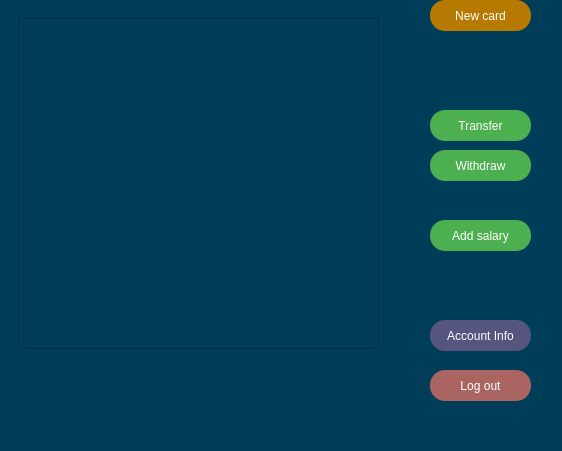
<?xml version="1.0" encoding="UTF-8"?>
<ui version="4.0">
 <class>EntityClientWindow</class>
 <widget class="QMainWindow" name="EntityClientWindow">
  <property name="geometry">
   <rect>
    <x>0</x>
    <y>0</y>
    <width>562</width>
    <height>451</height>
   </rect>
  </property>
  <property name="windowTitle">
   <string>MainWindow</string>
  </property>
  <property name="styleSheet">
   <string notr="true">background-color: rgb(0, 61, 89);</string>
  </property>
  <widget class="QWidget" name="centralwidget">
   <widget class="QPushButton" name="withdraw_but">
    <property name="geometry">
     <rect>
      <x>430</x>
      <y>150</y>
      <width>101</width>
      <height>31</height>
     </rect>
    </property>
    <property name="font">
     <font>
      <pointsize>-1</pointsize>
      <underline>false</underline>
      <strikeout>false</strikeout>
     </font>
    </property>
    <property name="cursor">
     <cursorShape>PointingHandCursor</cursorShape>
    </property>
    <property name="styleSheet">
     <string notr="true">QPushButton {
  font-size: 12px;
  text-align: center;
  text-decoration: none;
  outline: none;
  color: #fff;
  background-color: #4CAF50;
  border: none;
  border-radius: 15px;
}
QPushButton:hover{
 background-color: rgb(85, 195, 89);
}</string>
    </property>
    <property name="text">
     <string>Withdraw</string>
    </property>
   </widget>
   <widget class="QPushButton" name="new_card_but">
    <property name="geometry">
     <rect>
      <x>430</x>
      <y>0</y>
      <width>101</width>
      <height>31</height>
     </rect>
    </property>
    <property name="font">
     <font>
      <pointsize>-1</pointsize>
      <underline>false</underline>
      <strikeout>false</strikeout>
     </font>
    </property>
    <property name="cursor">
     <cursorShape>PointingHandCursor</cursorShape>
    </property>
    <property name="styleSheet">
     <string notr="true">QPushButton {
  font-size: 12px;
  text-align: center;
  text-decoration: none;
  outline: none;
  color: #fff;
  background-color: rgb(183, 122, 0);
  border: none;
  border-radius: 15px;
}
QPushButton:hover{
 background-color: rgb(85, 195, 89);
}</string>
    </property>
    <property name="text">
     <string>New card</string>
    </property>
   </widget>
   <widget class="QWidget" name="layoutWidget">
    <property name="geometry">
     <rect>
      <x>9</x>
      <y>9</y>
      <width>391</width>
      <height>391</height>
     </rect>
    </property>
    <layout class="QVBoxLayout" name="verticalLayout">
     <item>
      <widget class="QStackedWidget" name="stacked_widget">
       <property name="currentIndex">
        <number>0</number>
       </property>
       <widget class="QWidget" name="page">
        <widget class="QTableWidget" name="table_widget">
         <property name="geometry">
          <rect>
           <x>9</x>
           <y>9</y>
           <width>361</width>
           <height>331</height>
          </rect>
         </property>
         <property name="palette">
          <palette>
           <active>
            <colorrole role="WindowText">
             <brush brushstyle="SolidPattern">
              <color alpha="255">
               <red>255</red>
               <green>255</green>
               <blue>255</blue>
              </color>
             </brush>
            </colorrole>
            <colorrole role="Button">
             <brush brushstyle="SolidPattern">
              <color alpha="255">
               <red>0</red>
               <green>61</green>
               <blue>89</blue>
              </color>
             </brush>
            </colorrole>
            <colorrole role="Light">
             <brush brushstyle="SolidPattern">
              <color alpha="255">
               <red>255</red>
               <green>255</green>
               <blue>255</blue>
              </color>
             </brush>
            </colorrole>
            <colorrole role="Midlight">
             <brush brushstyle="SolidPattern">
              <color alpha="255">
               <red>227</red>
               <green>227</green>
               <blue>227</blue>
              </color>
             </brush>
            </colorrole>
            <colorrole role="Dark">
             <brush brushstyle="SolidPattern">
              <color alpha="255">
               <red>31</red>
               <green>31</green>
               <blue>31</blue>
              </color>
             </brush>
            </colorrole>
            <colorrole role="Mid">
             <brush brushstyle="SolidPattern">
              <color alpha="255">
               <red>175</red>
               <green>175</green>
               <blue>175</blue>
              </color>
             </brush>
            </colorrole>
            <colorrole role="Text">
             <brush brushstyle="SolidPattern">
              <color alpha="255">
               <red>255</red>
               <green>255</green>
               <blue>255</blue>
              </color>
             </brush>
            </colorrole>
            <colorrole role="BrightText">
             <brush brushstyle="SolidPattern">
              <color alpha="255">
               <red>255</red>
               <green>51</green>
               <blue>51</blue>
              </color>
             </brush>
            </colorrole>
            <colorrole role="ButtonText">
             <brush brushstyle="SolidPattern">
              <color alpha="255">
               <red>255</red>
               <green>255</green>
               <blue>255</blue>
              </color>
             </brush>
            </colorrole>
            <colorrole role="Base">
             <brush brushstyle="SolidPattern">
              <color alpha="255">
               <red>0</red>
               <green>61</green>
               <blue>89</blue>
              </color>
             </brush>
            </colorrole>
            <colorrole role="Window">
             <brush brushstyle="SolidPattern">
              <color alpha="255">
               <red>0</red>
               <green>61</green>
               <blue>89</blue>
              </color>
             </brush>
            </colorrole>
            <colorrole role="Shadow">
             <brush brushstyle="SolidPattern">
              <color alpha="255">
               <red>105</red>
               <green>105</green>
               <blue>105</blue>
              </color>
             </brush>
            </colorrole>
            <colorrole role="Highlight">
             <brush brushstyle="SolidPattern">
              <color alpha="170">
               <red>0</red>
               <green>0</green>
               <blue>0</blue>
              </color>
             </brush>
            </colorrole>
            <colorrole role="HighlightedText">
             <brush brushstyle="SolidPattern">
              <color alpha="255">
               <red>255</red>
               <green>255</green>
               <blue>255</blue>
              </color>
             </brush>
            </colorrole>
            <colorrole role="Link">
             <brush brushstyle="SolidPattern">
              <color alpha="255">
               <red>0</red>
               <green>122</green>
               <blue>244</blue>
              </color>
             </brush>
            </colorrole>
            <colorrole role="LinkVisited">
             <brush brushstyle="SolidPattern">
              <color alpha="255">
               <red>165</red>
               <green>122</green>
               <blue>255</blue>
              </color>
             </brush>
            </colorrole>
            <colorrole role="AlternateBase">
             <brush brushstyle="SolidPattern">
              <color alpha="255">
               <red>53</red>
               <green>54</green>
               <blue>55</blue>
              </color>
             </brush>
            </colorrole>
            <colorrole role="NoRole">
             <brush brushstyle="SolidPattern">
              <color alpha="255">
               <red>0</red>
               <green>0</green>
               <blue>0</blue>
              </color>
             </brush>
            </colorrole>
            <colorrole role="ToolTipBase">
             <brush brushstyle="SolidPattern">
              <color alpha="255">
               <red>17</red>
               <green>17</green>
               <blue>17</blue>
              </color>
             </brush>
            </colorrole>
            <colorrole role="ToolTipText">
             <brush brushstyle="SolidPattern">
              <color alpha="255">
               <red>218</red>
               <green>218</green>
               <blue>218</blue>
              </color>
             </brush>
            </colorrole>
            <colorrole role="PlaceholderText">
             <brush brushstyle="SolidPattern">
              <color alpha="255">
               <red>255</red>
               <green>255</green>
               <blue>255</blue>
              </color>
             </brush>
            </colorrole>
           </active>
           <inactive>
            <colorrole role="WindowText">
             <brush brushstyle="SolidPattern">
              <color alpha="255">
               <red>255</red>
               <green>255</green>
               <blue>255</blue>
              </color>
             </brush>
            </colorrole>
            <colorrole role="Button">
             <brush brushstyle="SolidPattern">
              <color alpha="255">
               <red>0</red>
               <green>61</green>
               <blue>89</blue>
              </color>
             </brush>
            </colorrole>
            <colorrole role="Light">
             <brush brushstyle="SolidPattern">
              <color alpha="255">
               <red>255</red>
               <green>255</green>
               <blue>255</blue>
              </color>
             </brush>
            </colorrole>
            <colorrole role="Midlight">
             <brush brushstyle="SolidPattern">
              <color alpha="255">
               <red>227</red>
               <green>227</green>
               <blue>227</blue>
              </color>
             </brush>
            </colorrole>
            <colorrole role="Dark">
             <brush brushstyle="SolidPattern">
              <color alpha="255">
               <red>31</red>
               <green>31</green>
               <blue>31</blue>
              </color>
             </brush>
            </colorrole>
            <colorrole role="Mid">
             <brush brushstyle="SolidPattern">
              <color alpha="255">
               <red>175</red>
               <green>175</green>
               <blue>175</blue>
              </color>
             </brush>
            </colorrole>
            <colorrole role="Text">
             <brush brushstyle="SolidPattern">
              <color alpha="255">
               <red>255</red>
               <green>255</green>
               <blue>255</blue>
              </color>
             </brush>
            </colorrole>
            <colorrole role="BrightText">
             <brush brushstyle="SolidPattern">
              <color alpha="255">
               <red>255</red>
               <green>51</green>
               <blue>51</blue>
              </color>
             </brush>
            </colorrole>
            <colorrole role="ButtonText">
             <brush brushstyle="SolidPattern">
              <color alpha="255">
               <red>255</red>
               <green>255</green>
               <blue>255</blue>
              </color>
             </brush>
            </colorrole>
            <colorrole role="Base">
             <brush brushstyle="SolidPattern">
              <color alpha="255">
               <red>0</red>
               <green>61</green>
               <blue>89</blue>
              </color>
             </brush>
            </colorrole>
            <colorrole role="Window">
             <brush brushstyle="SolidPattern">
              <color alpha="255">
               <red>0</red>
               <green>61</green>
               <blue>89</blue>
              </color>
             </brush>
            </colorrole>
            <colorrole role="Shadow">
             <brush brushstyle="SolidPattern">
              <color alpha="255">
               <red>105</red>
               <green>105</green>
               <blue>105</blue>
              </color>
             </brush>
            </colorrole>
            <colorrole role="Highlight">
             <brush brushstyle="SolidPattern">
              <color alpha="170">
               <red>31</red>
               <green>117</green>
               <blue>204</blue>
              </color>
             </brush>
            </colorrole>
            <colorrole role="HighlightedText">
             <brush brushstyle="SolidPattern">
              <color alpha="255">
               <red>255</red>
               <green>255</green>
               <blue>255</blue>
              </color>
             </brush>
            </colorrole>
            <colorrole role="Link">
             <brush brushstyle="SolidPattern">
              <color alpha="255">
               <red>0</red>
               <green>122</green>
               <blue>244</blue>
              </color>
             </brush>
            </colorrole>
            <colorrole role="LinkVisited">
             <brush brushstyle="SolidPattern">
              <color alpha="255">
               <red>165</red>
               <green>122</green>
               <blue>255</blue>
              </color>
             </brush>
            </colorrole>
            <colorrole role="AlternateBase">
             <brush brushstyle="SolidPattern">
              <color alpha="255">
               <red>53</red>
               <green>54</green>
               <blue>55</blue>
              </color>
             </brush>
            </colorrole>
            <colorrole role="NoRole">
             <brush brushstyle="NoBrush">
              <color alpha="255">
               <red>0</red>
               <green>0</green>
               <blue>0</blue>
              </color>
             </brush>
            </colorrole>
            <colorrole role="ToolTipBase">
             <brush brushstyle="SolidPattern">
              <color alpha="255">
               <red>17</red>
               <green>17</green>
               <blue>17</blue>
              </color>
             </brush>
            </colorrole>
            <colorrole role="ToolTipText">
             <brush brushstyle="SolidPattern">
              <color alpha="255">
               <red>218</red>
               <green>218</green>
               <blue>218</blue>
              </color>
             </brush>
            </colorrole>
            <colorrole role="PlaceholderText">
             <brush brushstyle="SolidPattern">
              <color alpha="255">
               <red>255</red>
               <green>255</green>
               <blue>255</blue>
              </color>
             </brush>
            </colorrole>
           </inactive>
           <disabled>
            <colorrole role="WindowText">
             <brush brushstyle="SolidPattern">
              <color alpha="255">
               <red>255</red>
               <green>255</green>
               <blue>255</blue>
              </color>
             </brush>
            </colorrole>
            <colorrole role="Button">
             <brush brushstyle="SolidPattern">
              <color alpha="255">
               <red>0</red>
               <green>61</green>
               <blue>89</blue>
              </color>
             </brush>
            </colorrole>
            <colorrole role="Light">
             <brush brushstyle="SolidPattern">
              <color alpha="255">
               <red>255</red>
               <green>255</green>
               <blue>255</blue>
              </color>
             </brush>
            </colorrole>
            <colorrole role="Midlight">
             <brush brushstyle="SolidPattern">
              <color alpha="255">
               <red>247</red>
               <green>247</green>
               <blue>247</blue>
              </color>
             </brush>
            </colorrole>
            <colorrole role="Dark">
             <brush brushstyle="SolidPattern">
              <color alpha="255">
               <red>31</red>
               <green>31</green>
               <blue>31</blue>
              </color>
             </brush>
            </colorrole>
            <colorrole role="Mid">
             <brush brushstyle="SolidPattern">
              <color alpha="255">
               <red>175</red>
               <green>175</green>
               <blue>175</blue>
              </color>
             </brush>
            </colorrole>
            <colorrole role="Text">
             <brush brushstyle="SolidPattern">
              <color alpha="255">
               <red>255</red>
               <green>255</green>
               <blue>255</blue>
              </color>
             </brush>
            </colorrole>
            <colorrole role="BrightText">
             <brush brushstyle="SolidPattern">
              <color alpha="255">
               <red>255</red>
               <green>51</green>
               <blue>51</blue>
              </color>
             </brush>
            </colorrole>
            <colorrole role="ButtonText">
             <brush brushstyle="SolidPattern">
              <color alpha="255">
               <red>255</red>
               <green>255</green>
               <blue>255</blue>
              </color>
             </brush>
            </colorrole>
            <colorrole role="Base">
             <brush brushstyle="SolidPattern">
              <color alpha="255">
               <red>0</red>
               <green>61</green>
               <blue>89</blue>
              </color>
             </brush>
            </colorrole>
            <colorrole role="Window">
             <brush brushstyle="SolidPattern">
              <color alpha="255">
               <red>0</red>
               <green>61</green>
               <blue>89</blue>
              </color>
             </brush>
            </colorrole>
            <colorrole role="Shadow">
             <brush brushstyle="SolidPattern">
              <color alpha="255">
               <red>0</red>
               <green>0</green>
               <blue>0</blue>
              </color>
             </brush>
            </colorrole>
            <colorrole role="Highlight">
             <brush brushstyle="SolidPattern">
              <color alpha="170">
               <red>31</red>
               <green>117</green>
               <blue>204</blue>
              </color>
             </brush>
            </colorrole>
            <colorrole role="HighlightedText">
             <brush brushstyle="SolidPattern">
              <color alpha="255">
               <red>255</red>
               <green>255</green>
               <blue>255</blue>
              </color>
             </brush>
            </colorrole>
            <colorrole role="Link">
             <brush brushstyle="SolidPattern">
              <color alpha="255">
               <red>0</red>
               <green>122</green>
               <blue>244</blue>
              </color>
             </brush>
            </colorrole>
            <colorrole role="LinkVisited">
             <brush brushstyle="SolidPattern">
              <color alpha="255">
               <red>165</red>
               <green>122</green>
               <blue>255</blue>
              </color>
             </brush>
            </colorrole>
            <colorrole role="AlternateBase">
             <brush brushstyle="SolidPattern">
              <color alpha="255">
               <red>53</red>
               <green>54</green>
               <blue>55</blue>
              </color>
             </brush>
            </colorrole>
            <colorrole role="NoRole">
             <brush brushstyle="NoBrush">
              <color alpha="255">
               <red>0</red>
               <green>0</green>
               <blue>0</blue>
              </color>
             </brush>
            </colorrole>
            <colorrole role="ToolTipBase">
             <brush brushstyle="SolidPattern">
              <color alpha="255">
               <red>17</red>
               <green>17</green>
               <blue>17</blue>
              </color>
             </brush>
            </colorrole>
            <colorrole role="ToolTipText">
             <brush brushstyle="SolidPattern">
              <color alpha="255">
               <red>218</red>
               <green>218</green>
               <blue>218</blue>
              </color>
             </brush>
            </colorrole>
            <colorrole role="PlaceholderText">
             <brush brushstyle="SolidPattern">
              <color alpha="255">
               <red>255</red>
               <green>255</green>
               <blue>255</blue>
              </color>
             </brush>
            </colorrole>
           </disabled>
          </palette>
         </property>
         <property name="font">
          <font>
           <pointsize>14</pointsize>
          </font>
         </property>
         <property name="styleSheet">
          <string notr="true">color: rgb(255, 255, 255);
gridline-color: rgb(255, 255, 255);</string>
         </property>
         <property name="editTriggers">
          <set>QAbstractItemView::NoEditTriggers</set>
         </property>
         <property name="showGrid">
          <bool>true</bool>
         </property>
         <attribute name="horizontalHeaderVisible">
          <bool>false</bool>
         </attribute>
         <attribute name="verticalHeaderVisible">
          <bool>false</bool>
         </attribute>
        </widget>
       </widget>
      </widget>
     </item>
     <item>
      <widget class="QLabel" name="current_label">
       <property name="styleSheet">
        <string notr="true">font: 16pt &quot;Segoe UI&quot;;
color: rgb(255, 255, 255);</string>
       </property>
       <property name="text">
        <string/>
       </property>
      </widget>
     </item>
    </layout>
   </widget>
   <widget class="QPushButton" name="salary_but">
    <property name="geometry">
     <rect>
      <x>430</x>
      <y>220</y>
      <width>101</width>
      <height>31</height>
     </rect>
    </property>
    <property name="font">
     <font>
      <pointsize>-1</pointsize>
      <underline>false</underline>
      <strikeout>false</strikeout>
     </font>
    </property>
    <property name="cursor">
     <cursorShape>PointingHandCursor</cursorShape>
    </property>
    <property name="styleSheet">
     <string notr="true">QPushButton {
  font-size: 12px;
  text-align: center;
  text-decoration: none;
  outline: none;
  color: #fff;
  background-color: #4CAF50;
  border: none;
  border-radius: 15px;
}
QPushButton:hover{
 background-color: rgb(85, 195, 89);
}</string>
    </property>
    <property name="text">
     <string>Add salary</string>
    </property>
   </widget>
   <widget class="QPushButton" name="transfer_but">
    <property name="geometry">
     <rect>
      <x>430</x>
      <y>110</y>
      <width>101</width>
      <height>31</height>
     </rect>
    </property>
    <property name="font">
     <font>
      <pointsize>-1</pointsize>
      <underline>false</underline>
      <strikeout>false</strikeout>
     </font>
    </property>
    <property name="cursor">
     <cursorShape>PointingHandCursor</cursorShape>
    </property>
    <property name="styleSheet">
     <string notr="true">QPushButton {
  font-size: 12px;
  text-align: center;
  text-decoration: none;
  outline: none;
  color: #fff;
  background-color: #4CAF50;
  border: none;
  border-radius: 15px;
}
QPushButton:hover{
 background-color: rgb(85, 195, 89);
}</string>
    </property>
    <property name="text">
     <string>Transfer</string>
    </property>
   </widget>
   <widget class="QPushButton" name="info_but">
    <property name="geometry">
     <rect>
      <x>430</x>
      <y>320</y>
      <width>101</width>
      <height>31</height>
     </rect>
    </property>
    <property name="font">
     <font>
      <pointsize>-1</pointsize>
      <underline>false</underline>
      <strikeout>false</strikeout>
     </font>
    </property>
    <property name="cursor">
     <cursorShape>PointingHandCursor</cursorShape>
    </property>
    <property name="styleSheet">
     <string notr="true">QPushButton {
  font-size: 12px;
  text-align: center;
  text-decoration: none;
  outline: none;
  color: #fff;
  background-color: rgb(85, 85, 127);
  border: none;
  border-radius: 15px;
}
QPushButton:hover{
 background-color: rgb(85, 195, 89);
}</string>
    </property>
    <property name="text">
     <string>Account Info</string>
    </property>
   </widget>
   <widget class="QPushButton" name="log_out_but">
    <property name="geometry">
     <rect>
      <x>430</x>
      <y>370</y>
      <width>101</width>
      <height>31</height>
     </rect>
    </property>
    <property name="font">
     <font>
      <pointsize>-1</pointsize>
      <underline>false</underline>
      <strikeout>false</strikeout>
     </font>
    </property>
    <property name="cursor">
     <cursorShape>PointingHandCursor</cursorShape>
    </property>
    <property name="styleSheet">
     <string notr="true">QPushButton {
  font-size: 12px;
  text-align: center;
  text-decoration: none;
  outline: none;
  color: #fff;
  background-color: rgb(170, 101, 99);
  border: none;
  border-radius: 15px;
}
QPushButton:hover{
 background-color: rgb(85, 195, 89);
}</string>
    </property>
    <property name="text">
     <string>Log out</string>
    </property>
   </widget>
  </widget>
  <widget class="QMenuBar" name="menubar">
   <property name="geometry">
    <rect>
     <x>0</x>
     <y>0</y>
     <width>562</width>
     <height>17</height>
    </rect>
   </property>
  </widget>
  <widget class="QStatusBar" name="statusbar"/>
 </widget>
 <resources/>
 <connections/>
</ui>
